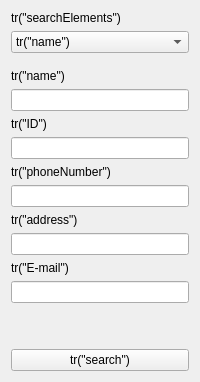
            <widget class="QWidget" name="m_customerSerchTab">
             <attribute name="title">
              <string>검색</string>
             </attribute>
             <layout class="QHBoxLayout" name="horizontalLayout_7">
              <item>
               <layout class="QVBoxLayout" name="verticalLayout_8">
                <item>
                 <widget class="QLabel" name="label_11">
                  <property name="text">
                   <string>tr(&quot;searchElements&quot;)</string>
                  </property>
                 </widget>
                </item>
                <item>
                 <widget class="QComboBox" name="comboBox">
                  <item>
                   <property name="text">
                    <string>tr(&quot;name&quot;)</string>
                   </property>
                  </item>
                  <item>
                   <property name="text">
                    <string>tr(&quot;ID&quot;)</string>
                   </property>
                  </item>
                  <item>
                   <property name="text">
                    <string>tr(&quot;phoneNumber&quot;)</string>
                   </property>
                  </item>
                  <item>
                   <property name="text">
                    <string>tr(&quot;address&quot;)</string>
                   </property>
                  </item>
                  <item>
                   <property name="text">
                    <string>tr(&quot;E-mail&quot;)</string>
                   </property>
                  </item>
                 </widget>
                </item>
                <item>
                 <spacer name="verticalSpacer_3">
                  <property name="orientation">
                   <enum>Qt::Vertical</enum>
                  </property>
                  <property name="sizeType">
                   <enum>QSizePolicy::Fixed</enum>
                  </property>
                  <property name="sizeHint" stdset="0">
                   <size>
                    <width>20</width>
                    <height>10</height>
                   </size>
                  </property>
                 </spacer>
                </item>
                <item>
                 <layout class="QVBoxLayout" name="verticalLayout_9">
                  <property name="sizeConstraint">
                   <enum>QLayout::SetDefaultConstraint</enum>
                  </property>
                  <item>
                   <widget class="QLabel" name="label_6">
                    <property name="sizePolicy">
                     <sizepolicy hsizetype="Expanding" vsizetype="Maximum">
                      <horstretch>0</horstretch>
                      <verstretch>0</verstretch>
                     </sizepolicy>
                    </property>
                    <property name="text">
                     <string>tr(&quot;name&quot;)</string>
                    </property>
                   </widget>
                  </item>
                  <item>
                   <widget class="QLineEdit" name="lineEdit_6"/>
                  </item>
                 </layout>
                </item>
                <item>
                 <layout class="QVBoxLayout" name="verticalLayout_10">
                  <item>
                   <widget class="QLabel" name="label_7">
                    <property name="sizePolicy">
                     <sizepolicy hsizetype="Expanding" vsizetype="Maximum">
                      <horstretch>0</horstretch>
                      <verstretch>0</verstretch>
                     </sizepolicy>
                    </property>
                    <property name="text">
                     <string>tr(&quot;ID&quot;)</string>
                    </property>
                   </widget>
                  </item>
                  <item>
                   <widget class="QLineEdit" name="lineEdit_7">
                    <property name="readOnly">
                     <bool>false</bool>
                    </property>
                   </widget>
                  </item>
                 </layout>
                </item>
                <item>
                 <layout class="QVBoxLayout" name="verticalLayout_11">
                  <item>
                   <widget class="QLabel" name="label_8">
                    <property name="sizePolicy">
                     <sizepolicy hsizetype="Expanding" vsizetype="Maximum">
                      <horstretch>0</horstretch>
                      <verstretch>0</verstretch>
                     </sizepolicy>
                    </property>
                    <property name="text">
                     <string>tr(&quot;phoneNumber&quot;)</string>
                    </property>
                   </widget>
                  </item>
                  <item>
                   <widget class="QLineEdit" name="lineEdit_8"/>
                  </item>
                 </layout>
                </item>
                <item>
                 <layout class="QVBoxLayout" name="verticalLayout_12">
                  <item>
                   <widget class="QLabel" name="label_9">
                    <property name="sizePolicy">
                     <sizepolicy hsizetype="Expanding" vsizetype="Maximum">
                      <horstretch>0</horstretch>
                      <verstretch>0</verstretch>
                     </sizepolicy>
                    </property>
                    <property name="text">
                     <string>tr(&quot;address&quot;)</string>
                    </property>
                   </widget>
                  </item>
                  <item>
                   <widget class="QLineEdit" name="lineEdit_9"/>
                  </item>
                 </layout>
                </item>
                <item>
                 <layout class="QVBoxLayout" name="verticalLayout_13">
                  <item>
                   <widget class="QLabel" name="label_10">
                    <property name="sizePolicy">
                     <sizepolicy hsizetype="Expanding" vsizetype="Maximum">
                      <horstretch>0</horstretch>
                      <verstretch>0</verstretch>
                     </sizepolicy>
                    </property>
                    <property name="text">
                     <string>tr(&quot;E-mail&quot;)</string>
                    </property>
                   </widget>
                  </item>
                  <item>
                   <widget class="QLineEdit" name="lineEdit_10"/>
                  </item>
                 </layout>
                </item>
                <item>
                 <spacer name="verticalSpacer_2">
                  <property name="orientation">
                   <enum>Qt::Vertical</enum>
                  </property>
                  <property name="sizeType">
                   <enum>QSizePolicy::Expanding</enum>
                  </property>
                  <property name="sizeHint" stdset="0">
                   <size>
                    <width>20</width>
                    <height>40</height>
                   </size>
                  </property>
                 </spacer>
                </item>
                <item>
                 <widget class="QPushButton" name="pushButton_3">
                  <property name="text">
                   <string>tr(&quot;search&quot;)</string>
                  </property>
                 </widget>
                </item>
               </layout>
              </item>
             </layout>
            </widget>
